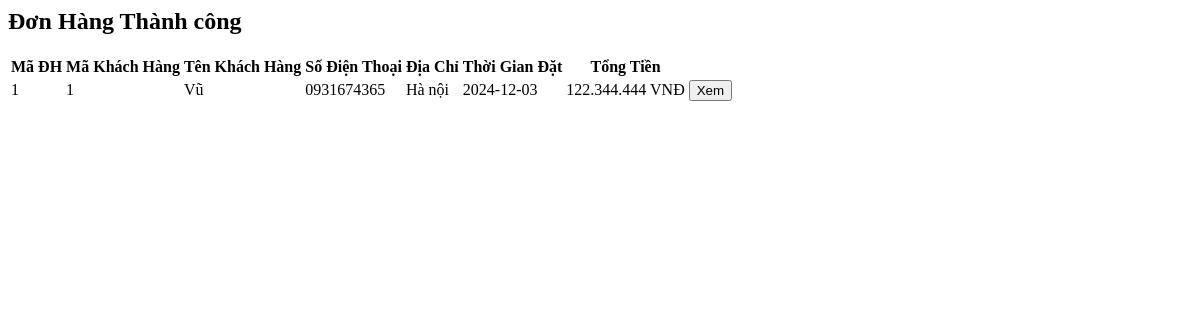
The page /admin/module/main/qldh/dhthanhcong.php on the database its author committed.
### tables this page shows
CREATE TABLE `donhang` (
  `MaDH` int(11) NOT NULL,
  `MaKH` int(11) DEFAULT NULL,
  `NgayDat` date DEFAULT NULL,
  `TenNguoiNhan` varchar(100) DEFAULT NULL,
  `SDT` varchar(15) DEFAULT NULL,
  `DiaCHiGiaoHang` varchar(255) DEFAULT NULL,
  `NgayGiaoHang` date DEFAULT NULL,
  `GiaTriDH` double DEFAULT NULL,
  `PhiVanChuyen` double DEFAULT NULL,
  `KhuyenMai` double DEFAULT NULL,
  `TongTien` double DEFAULT NULL,
  `TrangThai` enum('0','1','2') DEFAULT '0'
);

CREATE TABLE `khachhang` (
  `MaKH` int(11) NOT NULL,
  `TenKH` varchar(100) NOT NULL,
  `DiaChi` varchar(255) DEFAULT NULL,
  `SoDienThoai` varchar(15) DEFAULT NULL,
  `GioiTinh` char(1) DEFAULT NULL,
  `MatKhau` varchar(255) DEFAULT NULL,
  `MaGioHang` int(11) DEFAULT NULL
);

### admin/module/main/qldh/dhthanhcong.php (the view, shortened to what this page needs)
<h2 class="status-title">Đơn Hàng Thành công</h2>
    <table>
        <thead>
            <tr>
                <th>Mã ĐH</th>
                <th>Mã Khách Hàng</th>
                <th>Tên Khách Hàng</th>
                <th>Số Điện Thoại</th>
                <th>Địa Chỉ</th>
                <th>Thời Gian Đặt</th>
                <th>Tổng Tiền</th>
            </tr>
        </thead>
        <tbody>
            <?php
                $sql = "SELECT * FROM donhang JOIN khachhang ON donhang.MaKH = khachhang.MaKH WHERE trangthai = '1'";
                $resuilt = mysqli_query($mysqli, $sql);
                if ($resuilt && mysqli_num_rows($resuilt) > 0) {
                    while ($row = mysqli_fetch_assoc($resuilt)) {
            ?>
            <tr>
            <td><?php echo $row['MaDH']; ?></td>
                    <td><?php echo $row['MaKH']; ?></td>
                    <td><?php echo $row['TenKH']; ?></td>
                    <td><?php echo $row['SDT']; ?></td>
                    <td><?php echo $row['DiaCHiGiaoHang']; ?></td>
                    <td><?php echo $row['NgayDat']; ?></td>
                    <td><?php echo number_format($row['TongTien'], 0, ',', '.'); ?> VNĐ</td>
                    <td><form method="POST" style="display: inline;">
                            <button type="submit" name="Xem" value="<?php echo $row['MaDH']; ?>" class="btn xem-btn">Xem</button>
                        </form></td>
            </tr>
            <?php }}?>
        </tbody>
    </table>

### rows shown on the page
donhang: MaDH "1", MaKH.MaKH "1", MaKH.TenKH "Vũ", SDT "0931674365", DiaCHiGiaoHang "Hà nội", NgayDat "2024-12-03", TongTien "122.344.444"
